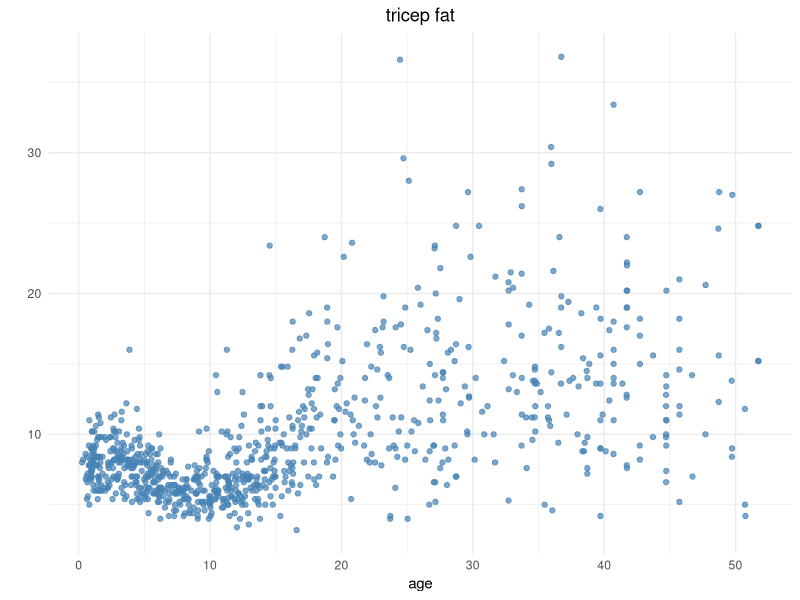
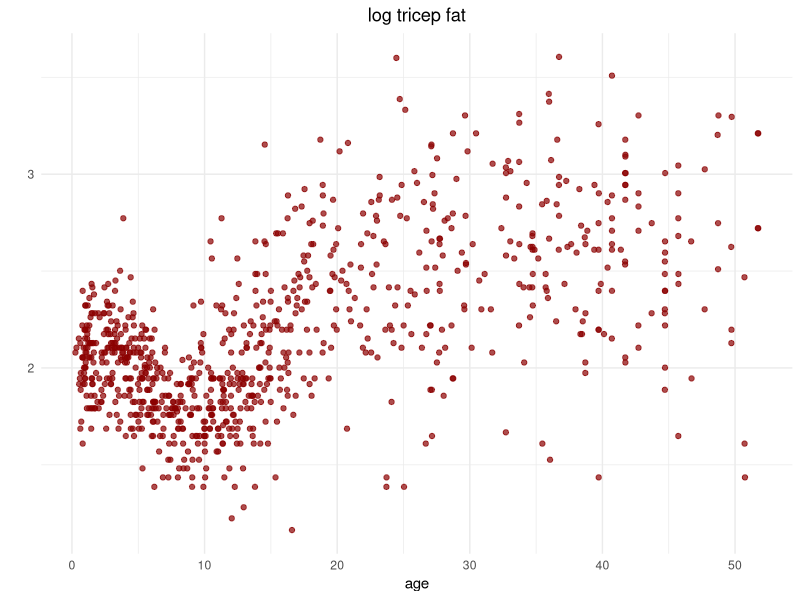
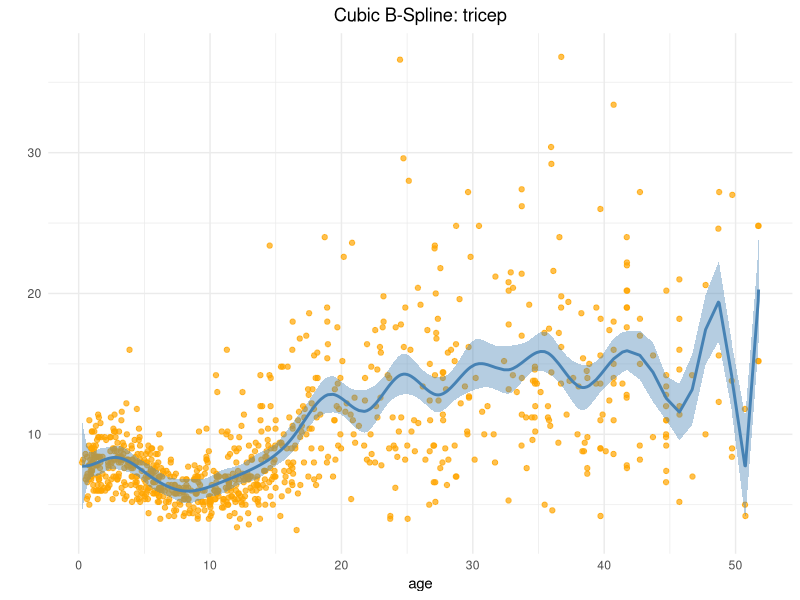
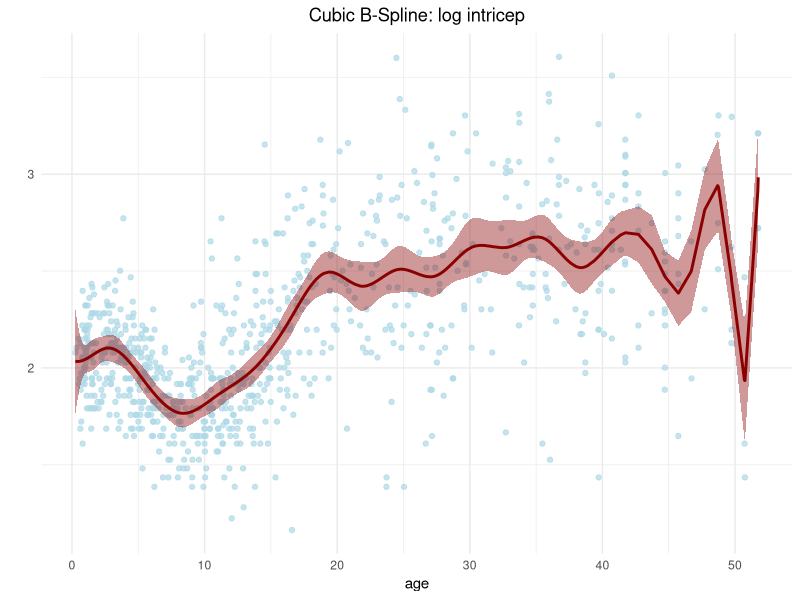
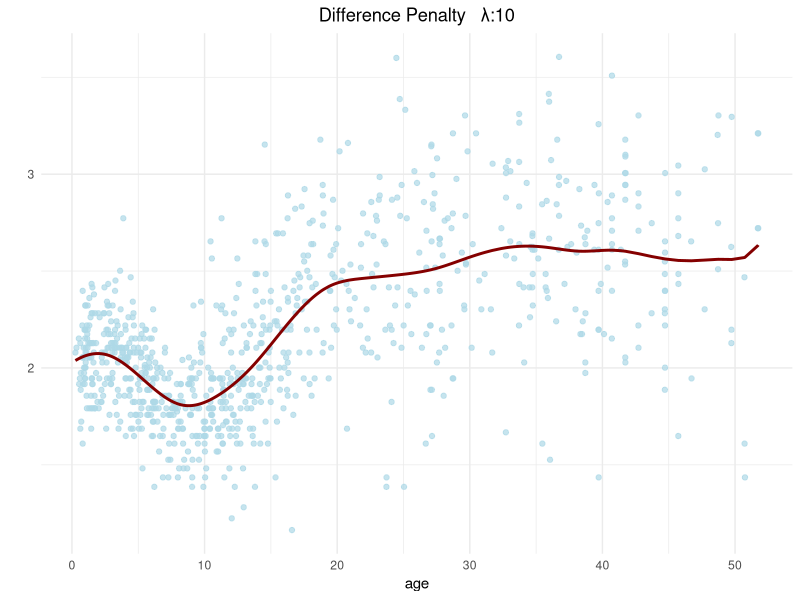
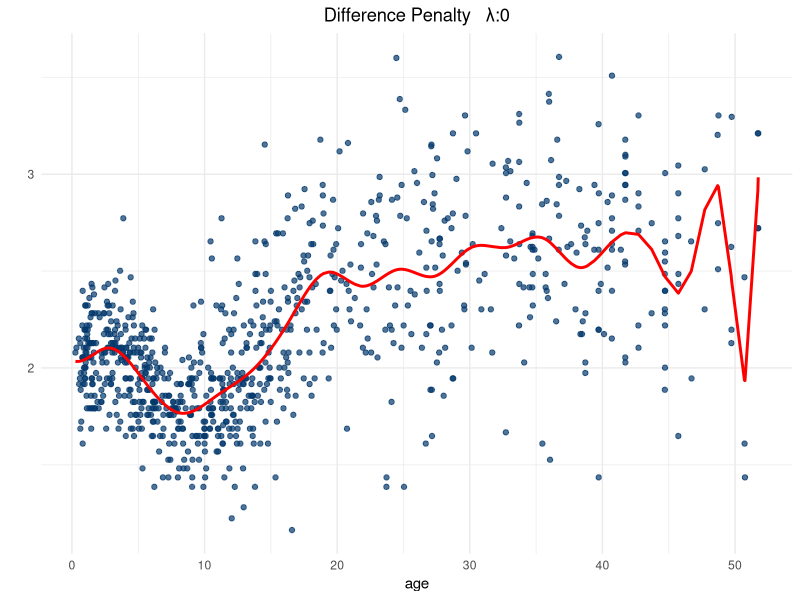
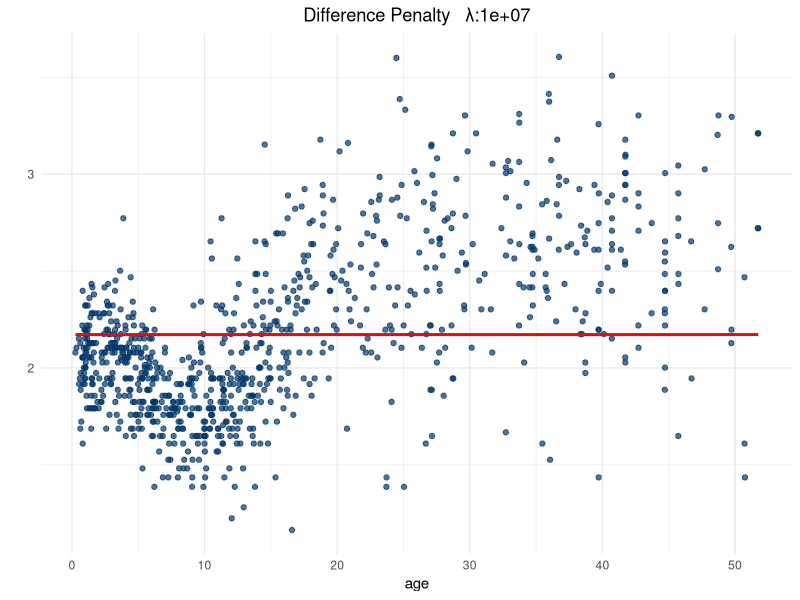
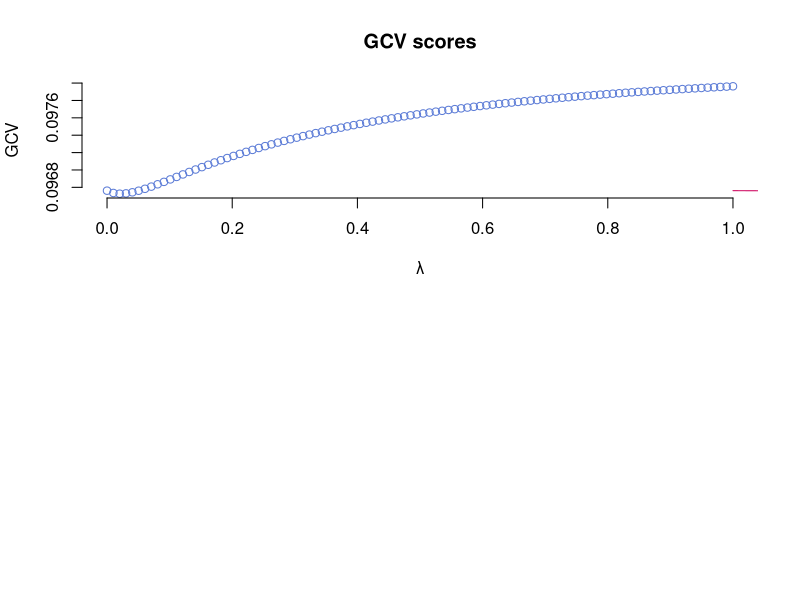

R code for these plots, in order:
## ---- chunk 1
setwd("~/Desktop/MSc Advanced Analytics/Advanced Regression/Assignments/AR Assignment 1/final implementation")
library(ggplot2)
library(splines)
library(tidyverse)
library(psych)
library(earth)
library(mgcv)
library(MASS)
library(rmarkdown)
## ---- chunk 2
setwd("~/Desktop/MSc Advanced Analytics/Advanced Regression/Assignments/AR Assignment 1/final implementation")
triceps <- read.csv('Datasets/triceps.csv')

triceps$log_lntriceps <- log(triceps$lntriceps)
triceps$log_triceps <- log(triceps$triceps)


ggplot(triceps) +
  geom_point(aes(x=age, y=triceps), col='steelblue', alpha=0.7) +
  theme_minimal() + ggtitle('tricep fat') +
  theme(plot.title = element_text(hjust=0.5)) + ylab('') 


ggplot(triceps) +
  geom_point(aes(x=age, y=log_triceps), col='darkred', alpha=0.7) + 
  theme_minimal() + ggtitle('log tricep fat') +
  theme(plot.title = element_text(hjust=0.5)) + ylab('') 

## ---- chunk 3
library(splines)
basis <- bs(triceps$age, knots=seq(0, 52, length.out=20))

cubic_basis <- function(y, basis_type, y_name, c1, c2) {
  model <- lm(y~basis)
  print(summary(model))
  pred <- predict(model, basis, interval='confidence') 
  pred <- as.data.frame(pred)
  pred$age <- triceps$age

  gg <- ggplot(triceps) +
    geom_point(aes(x=age, y=y), col=c1, alpha=0.7) + 
    theme_minimal() + ggtitle(paste(basis_type,': ', y_name, sep='')) +
    theme(plot.title = element_text(hjust=0.5)) + ylab('') +
    geom_smooth(data=pred, aes(x=age, y=fit, ymin=lwr, ymax=upr), color=c2, fill=c2,  stat='identity')
  print(gg)

  model$pred <- pred
  model  
}

model <- cubic_basis(triceps$triceps, 'Cubic B-Spline', 'tricep', 'orange', 'steelblue')
model <- cubic_basis(triceps$lntriceps, 'Cubic B-Spline', 'log intricep', 'lightblue', 'darkred')

## ---- chunk 4

# ---- Plot ----x
plot_spline <- function(y,yhat,c1,c2, title, lambda) {
  title <- paste(title, '   λ:', lambda, sep = '')
  ggplot(triceps) +
  geom_point(aes(x=age, y=y), col=c1, alpha=0.7) + 
  theme_minimal() + ggtitle(title) + 
  theme(plot.title = element_text(hjust=0.5)) + ylab('') +
 # geom_smooth(data=pred, aes(x=age, y=pred[,1], ymin=pred[,2], ymax=pred[,3]), color=c2, fill=c2,  stat='identity')
  geom_smooth(aes(x=age, y=yhat), color=c2, fill=c2,  stat='identity')
}

y <- triceps$lntriceps
X <- basis

compute_yhat <- function(lambda, y=y, X=X, beta=rep(0,23)) {
  PSS <- function(y, X, l, beta) {
    pen <- 0
    for (i in 1:(length(beta)-1)) {
      pen <- pen + (beta[i+1] - beta[i])^2
    }
    sum((y-X%*%beta)^2) + l*pen
  }
  res <- nlm(PSS, p = rep(0,23), y=y, X=X, l=lambda)
  yhat <- X %*% res$estimate
  yhat
}

l <- 10
yhat <- compute_yhat(l,  y=y, X=X, beta=rep(0,23))
plot_spline(y=y,yhat=yhat, c1 = 'lightblue', '#840000', 'Difference Penalty', l)
## ---- chunk 5
par(mfrow=c(2,1))
l <- 0
yhat <- compute_yhat(l,  y=y, X=X, beta=rep(0,23))
plot_spline(y=y,yhat=yhat, c1 = '#03396c', 'red', 'Difference Penalty', l)

l <- 10000000
yhat <- compute_yhat(l,  y=y, X=X, beta=rep(0,23))
plot_spline(y=y,yhat=yhat, c1 =  '#03396c', 'red', 'Difference Penalty', l)
## ---- chunk 6

compute_P_matrix <- function() {
  P <- c(1, -1, 0, rep(0, 20))
  for (i in 1:21) {
    P <- rbind(P, c(rep(0, i-1), -1, 2, -1, rep(0, 21-i)))
  }
  P <- rbind(P, c(rep(0,21), -1, 1))
  P
}

P <- compute_P_matrix()
y <- triceps$lntriceps
X <- basis
N <- nrow(triceps)



optimal_λ <- function(sequence_range) {
  lambdas <- c()
  gcv_scores <- c()
  for (λ in sequence_range) {
    Beta <- ginv(t(X) %*% X + λ*P) %*% t(X) %*% y
    yhat <- X %*% Beta
    S <- X %*% ginv(t(X) %*% X + λ*P) %*% t(X)
    trace_S <- sum(diag(S))
    GCV <- sum( ((y-yhat) / (1-(trace_S/N)) )^2 ) / N
    lambdas <- c(lambdas, λ)
    gcv_scores <- c(gcv_scores, GCV)
  }
  list(gcv_scores=gcv_scores, lambdas=lambdas)
}


res <- optimal_λ(seq(0,1,length.out = 100))


print(paste('minimum GCV achieved at  λ=', res$lambdas[which(res$gcv_scores==min(res$gcv_scores))]))
plot(x = res$lambdas, y=res$gcv_scores, main='GCV scores', ylab='GCV', xlab='λ', col='#5b7bd6', frame=F)
lines(res$gcv_scores, col='#cd025c')
## ---- chunk 7

fit_model <- function(λ) {
  Beta <- ginv(t(X) %*% X + λ*P) %*% t(X) %*% y
  yhat <- X %*% Beta
  yhat
}

l <- res$lambdas[which(res$gcv_scores==min(res$gcv_scores))]
yhat <- fit_model(l)

plot_spline(y=triceps$lntriceps, yhat=yhat, c2='#ff82ab', '#aeeeee', 'Mødel A', l)

## ---- chunk 8

res <- optimal_λ(seq(0,100))

plot(res$lambdas, res$gcv_scores, main='GCV Scores', ylab='GCV', xlab='λ', col='darkred', frame=F, log='x')
lines(res$lambdas, res$gcv_scores, col='darkred',  log='x')
## ---- chunk 9
library(gridExtra)

yhat_A <- fit_model(0.020202)
yhat_B <- fit_model(4)
yhat_C <- fit_model(10)


plot1 <- plot_spline(y=triceps$lntriceps, yhat=yhat_A, c1='#b0e0e6', '#0a0082', 'Mødel A', 0.020202)
plot2 <- plot_spline(y=triceps$lntriceps, yhat=yhat_B, c1='#b0e0e6', '#0a0082', 'Mødel B', 4)
plot3 <- plot_spline(y=triceps$lntriceps, yhat=yhat_C, c1='#b0e0e6', '#0a0082', 'Mødel C', 10)


grid.arrange(plot1, plot2, plot3, nrow=2)
## ---- chunk 10

# --- store model results ----x

fit_model_res <- function(λ) {
  Beta <- ginv(t(X) %*% X + λ*P) %*% t(X) %*% y
  yhat <- X %*% Beta
  S <- X %*%  ginv(t(X) %*% X + λ*P) %*% t(X)
  list(yhat=yhat, beta=Beta, y=y, X=X, λ=λ, P=P, S=S)
}



# --- compute matrix ----x
compute_metrics <- function(res) {
  err <- res$y - res$yhat
  
  qqnorm(err, pch = 1, frame = FALSE, main=paste('λ:',res$λ,'  Normal Q-Q Plot of Errors', sep=''))
  qqline(err, col = "steelblue", lwd = 2)
  
  n <- length(err)
  k <- length(res$beta)
  K <- sum(diag(res$S))
  
  sig2 <- var(err)
  
  
  # log likelihood
  log_like <- -n/2*log(2*pi) -n/2*log(sig2) - 1/(2*sig2)*sum(err)^2
  
  
  # metrics
  AIC <- -2*log_like + k*n
  BIC <- -2*log_like + k*log(n)
  
  list(AIC=AIC, BIC=BIC)
}




results <- c()
results$a <- fit_model_res(0.020202)
results$b <- fit_model_res(4)
results$c <- fit_model_res(10)

print(paste('Mødel A Effect Df:', sum(diag(results$a$S))))
print(paste('Mødel B Effect Df:', sum(diag(results$b$S))))
print(paste('Mødel C Effect Df:', sum(diag(results$c$S))))


model_names <- c('λ=0.020202', 'λ=4', 'λ=10')
store <- data.frame() 

for (i in 1:length(results)) {
  res <- compute_metrics(res=results[[i]])
  store <- rbind(store, c(model_names[i], res$AIC, 'AIC'))
  store <- rbind(store, c(model_names[i], res$BIC, 'BIC'))
}

names(store) <- c('model', 'value', 'group')
store$value <- as.numeric(store$value)


barplot(store$value, main='Model Comparison',
        col=c('#aeeeee', '#ff82ab'), 
        legend = store$group, beside=T,
        names.arg=c('mødel A', '', 'mødel B', '', 'mødel C', ''))



print((spread(store, key=group, value = value)))
